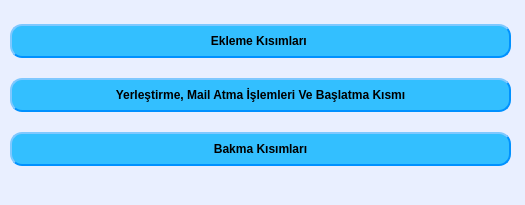
<?xml version="1.0" encoding="UTF-8"?>
<ui version="4.0">
 <class>WindowMAna</class>
 <widget class="QMainWindow" name="WindowMAna">
  <property name="geometry">
   <rect>
    <x>0</x>
    <y>0</y>
    <width>525</width>
    <height>205</height>
   </rect>
  </property>
  <property name="windowTitle">
   <string>MainWindow</string>
  </property>
  <property name="styleSheet">
   <string notr="true">  background-color: rgb(233, 239, 255);
</string>
  </property>
  <widget class="QWidget" name="centralwidget">
   <widget class="QWidget" name="verticalLayoutWidget">
    <property name="geometry">
     <rect>
      <x>10</x>
      <y>10</y>
      <width>501</width>
      <height>171</height>
     </rect>
    </property>
    <layout class="QVBoxLayout" name="verticalLayout">
     <item>
      <widget class="QPushButton" name="btTS_2">
       <property name="styleSheet">
        <string notr="true">    background-color: rgb(51, 191, 255);
    border-style: outset;
    border-width: 2px;
    border-radius: 12px;
    border-color: rgb(0, 145, 255);
    font: bold 12px;
    min-width: 10em;
    padding: 8px;</string>
       </property>
       <property name="text">
        <string>Ekleme Kısımları </string>
       </property>
      </widget>
     </item>
     <item>
      <widget class="QPushButton" name="btOgrenciYerlestir_2">
       <property name="styleSheet">
        <string notr="true">    background-color: rgb(51, 191, 255);
    border-style: outset;
    border-width: 2px;
    border-radius: 12px;
    border-color: rgb(0, 145, 255);
    font: bold 12px;
    min-width: 10em;
    padding: 8px;</string>
       </property>
       <property name="text">
        <string>Yerleştirme, Mail Atma İşlemleri Ve Başlatma Kısmı</string>
       </property>
      </widget>
     </item>
     <item>
      <widget class="QPushButton" name="btTS_3">
       <property name="styleSheet">
        <string notr="true">    background-color: rgb(51, 191, 255);
    border-style: outset;
    border-width: 2px;
    border-radius: 12px;
    border-color: rgb(0, 145, 255);
    font: bold 12px;
    min-width: 10em;
    padding: 8px;</string>
       </property>
       <property name="text">
        <string>Bakma Kısımları</string>
       </property>
      </widget>
     </item>
    </layout>
   </widget>
  </widget>
  <widget class="QStatusBar" name="statusbar"/>
 </widget>
 <resources/>
 <connections/>
</ui>
